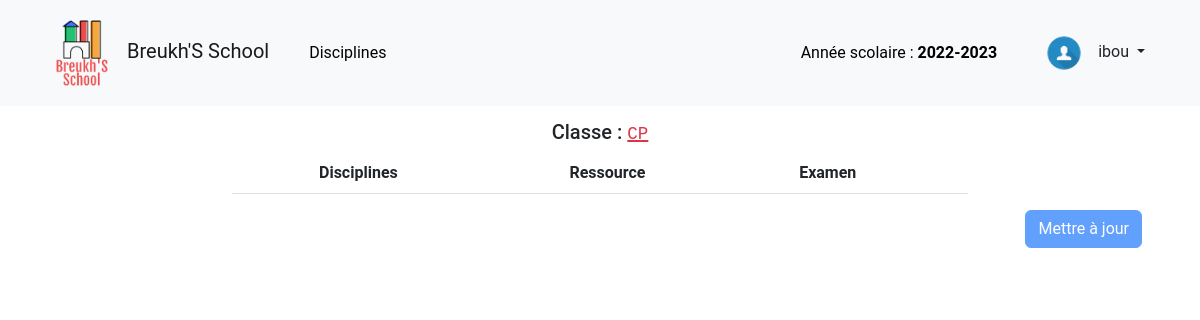
Before: /classe/coef/27 (signed in) with the older database file.
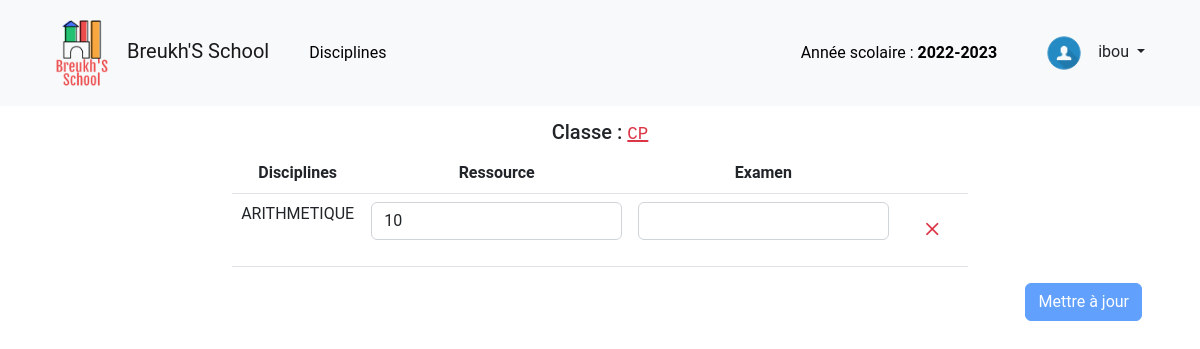
After: the same page with the newer database file.
### tables this page shows
CREATE TABLE `classes` (
  `id` int NOT NULL,
  `libelle` varchar(255) NOT NULL,
  `id_niveau` int NOT NULL,
  `supprime` tinyint(1) NOT NULL DEFAULT '0'
);

CREATE TABLE `disciplines` (
  `id` int NOT NULL,
  `id_groupe` int NOT NULL,
  `nom` varchar(255) NOT NULL,
  `code` varchar(255) NOT NULL
);

CREATE TABLE `classes_disciplines` (
  `id` int NOT NULL,
  `id_classe` int NOT NULL,
  `id_discipline` int NOT NULL,
  `id_annee` int NOT NULL,
  `max_ressource` float NOT NULL DEFAULT '0',
  `max_examen` float NOT NULL DEFAULT '0'
);

### core/Controller.php (called while the page is built, shortened)
<?php
class Controller
{
    protected string $defaultLayout = 'layout';
    public function render(
        string $file,
        array $data = [],
        string $layout = NULL,
        bool $minify = false,
        array $scripts = []
    ): string {
        if ($layout === NULL)
            $layout = $this->defaultLayout;
        require_once "{$GLOBALS['viewsPath']}/$file.html.php";
        $content = ob_get_clean();
        require_once "{$GLOBALS['viewsPath']}/$layout.html.php";
        $result = ob_get_clean();
        return $result;
    }
}

### core/Router.php (called while the page is built, shortened)
<?php
class Router
{
    private static array $paths;
    public static string $namespace;
    public static function loadConfig(array $config)
    {
        foreach ($config as $route => $data)
            self::$paths[$route] = self::combine($data);
    }
    public static function execute()
    {
        [$method, $uri] = array_values(Helpers::resolveRequest());
        $ns = self::$namespace;
        if ($match = self::match($uri)) {
            $class           = $match['class'];
            $action          = $match['action'];
            $request_methods = $match['request_methods'];
            $args = '';
            if (isset($match['arg'])) {
                foreach ($match['arg'] as $name => $value) {
                    $args .= "$name:'$value',";
                }
            }
            if (
                empty($request_methods) ||
                (!empty($request_methods) && in_array($method, $request_methods))
            ) {
                eval("use $ns\\$class;(new $class())->$action($args);");
                return;
            }
        }
    }
    public static function getURLs()
    {
        $urls = [];
        foreach (self::$paths as $path => $values) {
            if (!empty($values['name']))
                if ($pos = strpos($path, '{')) {
                    $path = substr($path, 0, $pos);
                }
            $urls[$values['name']] = $path;
        }
        return $urls;
    }
    private static function match(string $uri): array|false
    {
        if (isset(self::$paths[$uri])) {
            return self::$paths[$uri];
        } else {
            foreach (self::$paths as $path => $data) {
                $parts    = Helpers::explodeUrl($path);
                $uriParts = Helpers::explodeUrl($uri);
                if (count($parts) !== count($uriParts)) {
                    continue;
                }
                for ($i = 0, $c = count($parts); $i < $c; $i++) {
                    if ($parts[$i] !== '') {
                        if ($parts[$i][0] !== '{' || substr($parts[$i], -1) !== '}') {
                            if (strtolower($uriParts[$i]) !== strtolower($parts[$i])) {
                                $tmp = true;
                                break;
                            }
                        } else {
                            $data['arg'][substr($parts[$i], 1, -1)] = $uriParts[$i];
                        }
                    } else {
                        $tmp = true;
                        continue;
                    }
                }
                return $data;
            }
            return false;
        }
    }
    private static function combine(array $data): array
    {
        extract($data);
        $handler = explode('@', $handler);
        $methods = array_map(function ($item) {
            return strtoupper($item);
        }, $methods ?? []);
        return array_combine(
            [
                'name',
                'class',
                'action',
                'request_methods',
                'title'
            ],
            [$name, $handler[0], $handler[1], $methods, $title ?? NULL]
        );
    }
}

### public/index.php (called while the page is built, shortened)
<?php
\Core\Router::execute();

### core/Database.php (called while the page is built, shortened)
<?php
class Database
{
    private PDO $pdo;
    public function __construct(
        string $dbname,
        string $host = 'localhost',
        string $user = 'root',
        string $password = ''
    ) {
        try {
            $this->pdo = new PDO("mysql:dbname=$dbname;dbhost=$host", $user, $password);
            $this->pdo->setAttribute(PDO::ATTR_DEFAULT_FETCH_MODE, PDO::FETCH_ASSOC);
        }
        catch (\PDOException $e) {
            echo $e->getMessage();
        }
    }
    public function pexec(
        string $query,
        array $values = [],
        string $fetchMethod = NULL
    ): mixed {
        $stmt = $this->pdo->prepare($query);
        $val = $stmt->execute($values);
        if ($fetchMethod) {
            return $stmt->$fetchMethod();
        }
        return $val;
    }
}

### src/Model/ClassesModel.php (called while the page is built, shortened)
<?php
class ClassesModel
{
    private Database $db;
    public function __construct(Database $db)
    {
        $this->db = $db;
    }
    public function getClasseById(int $id)
    {
        return $this->db->pexec(
            "SELECT * FROM classes WHERE id = ? AND supprime = 0",
            [$id],
            'fetch'
        );
    }
}

### src/Model/SubjectsModel.php (called while the page is built, shortened)
<?php
class SubjectsModel
{
    private Database $db;
    public function __construct(Database $db)
    {
        $this->db = $db;
    }
    public function getClasseSubjects(int $classeId)
    {
        return $this->db->pexec(
            'SELECT d.* FROM disciplines AS d
            JOIN classes_disciplines AS cd ON cd.id_discipline = d.id
            JOIN classes ON cd.id_classe = classes.id
            AND classes.id = ?',
            [$classeId],
            'fetchAll'
        );
    }
    public function getSubjectCoef(array $datas)
    {
        return $this->db->pexec(
            'SELECT max_ressource, max_examen FROM classes_disciplines
            WHERE id_discipline = ?
            AND id_classe = ?
            AND id_annee = ?',
            [
                $datas['subjectId'],
                $datas['classeId'],
                $datas['yearId'],
            ],
            'fetch'
        );
    }
}

### src/BaseController.php (called while the page is built, shortened)
<?php
class BaseController extends Controller
{
    public function __construct()
    {
        $this->db = new Database(
            dbname: 'gnotes',
            user: 'isyll',
            password: 'xCplm_'
        );
        $this->subjectsModel    = new SubjectsModel($this->db);
    }
}

### view/classe-coef.html.php (the view, shortened to what this page needs)
<header>
    <?php include 'parts/navbar.html.php' ?>
</header>
<div class="container">
    <div>
        <div class="row">
            <h5 class="col-6 mx-auto text-center">Classe : <a class=" text-danger"
                    href="<?= $urls['list-students'] . $classe['id'] ?>"><code><?= $classe['libelle'] ?></code></a>
            </h5>
        </div>
        <div class=" row">
            <div class="col-8 m-auto">
                <table class=" table table-hover" id="coefsTable">
                    <thead>
                        <tr>
                            <th scope="col">Disciplines</th>
                            <th scope="col">Ressource</th>
                            <th scope="col">Examen</th>
                            <th scope="col"></th>
                        </tr>
                    </thead>
                    <tbody>
                        <?php foreach ($subjects as $s): ?>
                            <tr>
                                <td>
                                    <?= $s['nom'] ?>
                                </td>
                                <td>
                                    <input type="number" class="inputCoef form-control" name="<?= $s['code'] ?>"
                                        typeMax="max_ressource"
                                        value="<?= $s['coef']['max_ressource'] != 0 ? $s['coef']['max_ressource'] : '' ?>" />
                                </td>
                                <td>
                                    <input type="number" class="inputCoef form-control" name="<?= $s['code'] ?>"
                                        typeMax="max_examen"
                                        value="<?= $s['coef']['max_examen'] != 0 ? $s['coef']['max_examen'] : '' ?>" />
                                </td>
                                <td>
                                    <form action="<?= $urls['delete-classe-subject'] ?>" method="post">
                                        <button type="submit" class="delete-btn btn btn-link" data-bs-toggle="modal"
                                            data-bs-target="#deleteClasseSubject">
                                            <a href="#" data-bs-toggle="tooltip" data-bs-title="Supprimer">
                                                <i class="text-danger bi bi-x fs-3 fw-bolder"></i>
                                            </a>
                                        </button>
                                    </form>
                                </td>
                            </tr>
                        <?php endforeach ?>
                    </tbody>
                </table>
            </div>
        </div>
        <div class="d-flex justify-content-end">
            <button id="updateCoefsBtn" type="submit" class="btn btn-primary ms-auto me-3">Mettre à jour</button>
        </div>
    </div>
</div>

### src/Controller/SubjectsController.php (shortened to what this page needs)
<?php
class SubjectsController extends BaseController
{
    public function classeCoef($classeId = NULL)
    {
        if (
            $classeId
            && $this->data['classe'] = $this->classesModel->getClasseById($classeId)
        ) {
            $this->data['niveau']   = $this->classesModel->getClasseNiveau($classeId);
            $this->data['subjects'] = $this->subjectsModel->getClasseSubjects($classeId);
            $this->data['subjects'] = array_map(function ($item) {
                $item['coef'] = $this->subjectsModel->getSubjectCoef(
                    [
                        'subjectId' => $item['id'],
                        'classeId' => $this->data['classe']['id'],
                        'yearId' => $this->data['yearInfos']['id']
                    ]
                );
                return $item;
            }, $this->data['subjects']);
        } else
            Router::pageNotFound();
        echo $this->render('classe-coef', $this->data, NULL, false, ['coefs']);
    }
}

### view/parts/navbar.html.php (shortened to what this page needs)
<div class="navbar navbar-expand-lg fixed-top navbar-li bg-light">
    <div class="container">
        <a href="/" class="navbar-brand">
            <img src="/img/logo-site.png" alt="logo" width="80px" />
            <?= $GLOBALS['siteName'] ?>
        </a>
        <div class="collapse navbar-collapse" id="navbarResponsive">
            <ul class="navbar-nav ms-4">
                <li class="nav-item">
                    <a href="<?= $urls['subjects'] ?>" class="text-black text-decoration-none">
                        Disciplines
                    </a>
                </li>
            </ul>
            <ul class="navbar-nav ms-md-auto">
                <li class="nav-item me-4 align-self-center">
                    <a href="<?= $urls['school-years'] ?>" class="text-black text-decoration-none">
                        Année scolaire :
                        <span class="fw-bold">
                            <?= $currentYear ?>
                        </span>
                    </a>
                </li>
                <li class="nav-item">
                    <div class="dropdown">
                        <button class="dropdown-toggle btn" type="button" data-bs-toggle="dropdown">
                            <img src="<?= $userInfos['photo'] ?>" alt="photo" width="60px" class="rounded-circle">
                            <?= $userInfos['username'] ?>
                        </button>
                    </div>
                </li>
            </ul>
        </div>
    </div>
</div>

### view/layout.html.php (shortened to what this page needs)
<!DOCTYPE html>
<html lang="en">
<head>
    <link rel="stylesheet" href="/css/new.css" />
    <link rel="stylesheet" href="/css/bootstrap-icons.css" />
    <link rel="stylesheet" href="/css/custom.css" />
</head>
<body class="text-center">
    <?= $content; ?>
</body>
</html>

### public/css/custom.css (style rules this page uses)
body { padding-top: 120px; }

### view/layout.html.php (style rules this page uses)
* { font-family: 'Roboto', Calibri, sans-serif; }

Changed rows visible on the page:
added disciplines: nom "ARITHMETIQUE"
added classes_disciplines: max_ressource "10"
